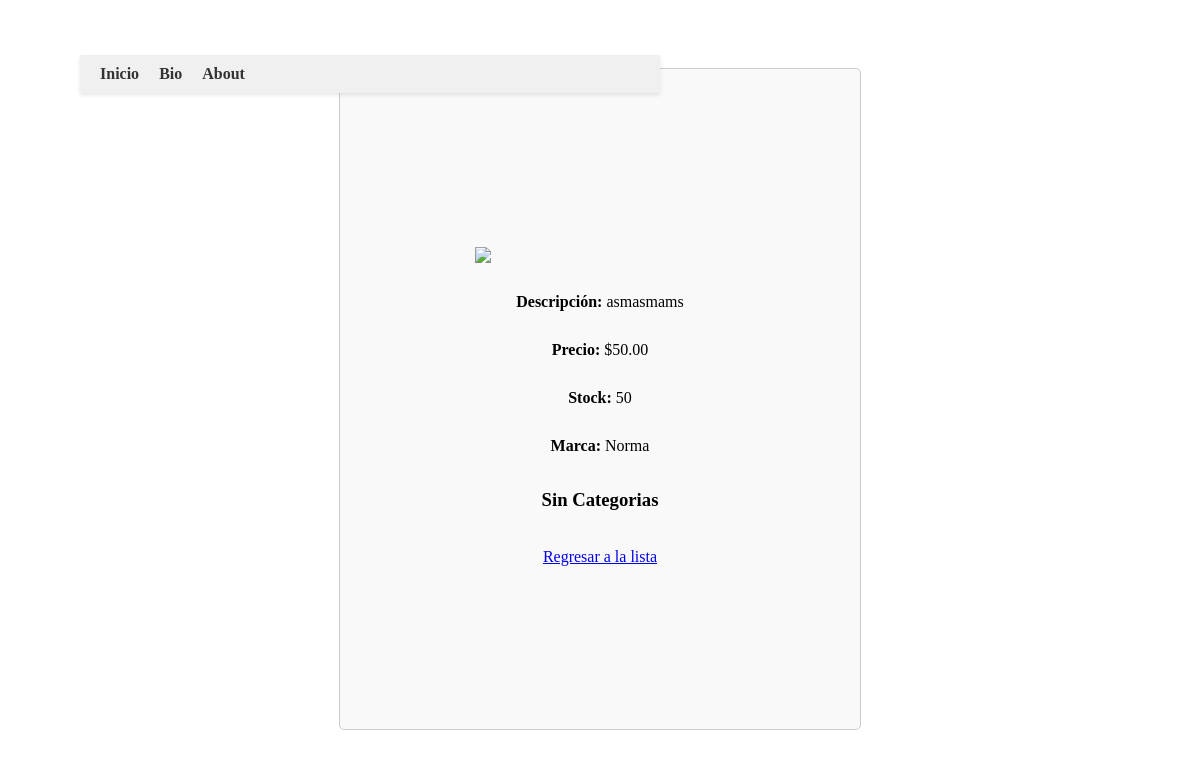
The app's page /ver_producto/11/ (signed in), older data.
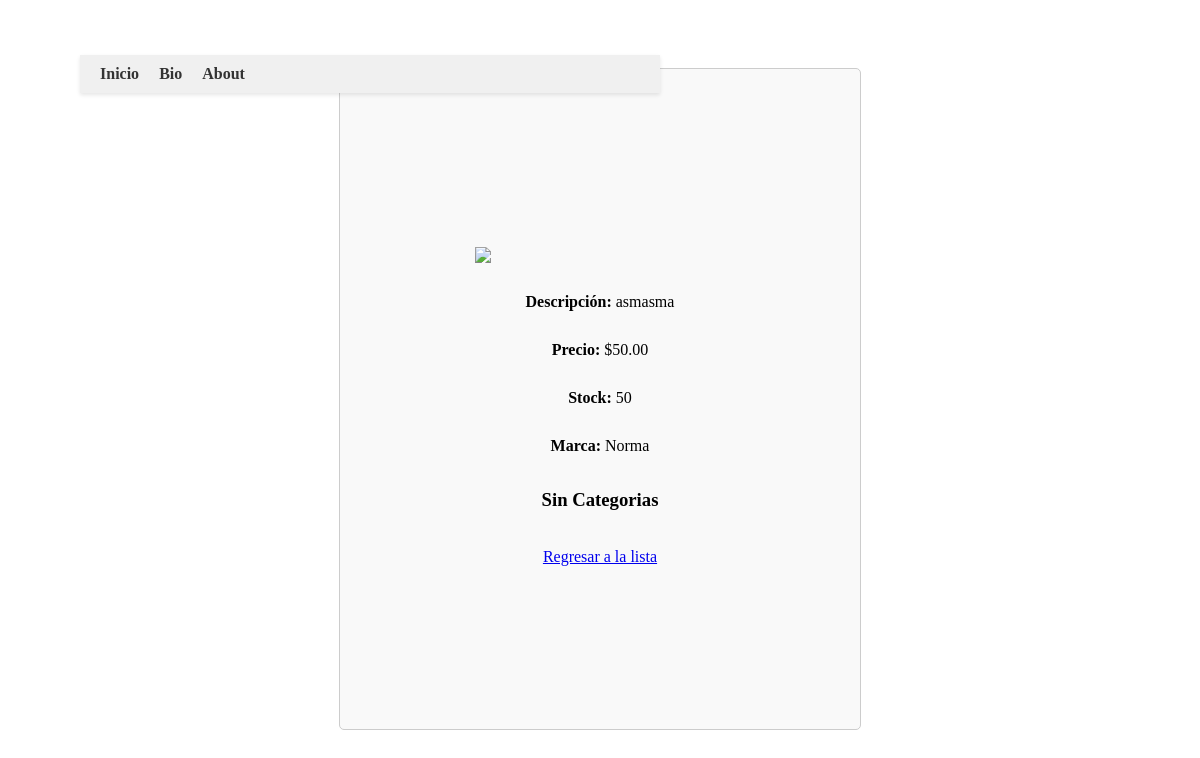
The same page, newer data.
### home/models.py (models this page shows, shortened)
class Producto(models.Model):
    nombre = models.CharField(max_length=100)
    descripcion = models.TextField(max_length=500)
    status = models.BooleanField(default=True)
    precio = models.DecimalField(max_digits=6, decimal_places=2)
    stock = models.IntegerField()
    categorias = models.ManyToManyField(Categoria, blank=True)
    marca = models.ForeignKey(Marca, on_delete=models.CASCADE)
    foto = models.ImageField(upload_to='productos/', null=True, blank=True)  # foto opcional

class Marca(models.Model):
    nombre = models.CharField(max_length=100)
    def __str__(self):
        return self.nombre

### home/views.py (the view)
# urls.py: path('ver_producto/<int:id_prod>/', vista_ver_producto, name='vista_ver_producto'),
@login_required(login_url='/login/')
def vista_ver_producto(request, id_prod):
    p = Producto.objects.get(id=id_prod)
    return render(request, 'ver_producto.html', locals())

### templates/ver_producto.html (shortened to what this page needs)
{% extends 'base.html' %}
{% block contenido %}
<!DOCTYPE html>
<html lang="en">
<head>
</head>
<body>
    <div class="container">
        <img src="/media/{{p.foto}}" width="250px">
        <p><b>Descripción:</b> {{p.descripcion}}</p>
        <p><b>Precio:</b> ${{p.precio}}</p>
        <p><b>Stock:</b> {{p.stock}}</p>
        <p><b>Marca:</b> {{p.marca}}</p>
        {% if categorias %}
            <h2>Categorias</h2>
            {% for c in categorias %}
                <span class="label label-info">{{ c.nombre }}</span>
            {% empty %}
                <h3>Sin Categorias</h3>
            {% endfor %}
        {% else %}
            <h3>Sin Categorias</h3>
        {% endif %}
        <br>
        <a href="{% url 'vista_lista_producto' %}">Regresar a la lista</a>
    </div>
</body>
</html>
{% endblock %}

Row changes from the older to the newer data that the page shows:
changed Producto "Norma": descripcion "asmasmams" → "asmasma"
